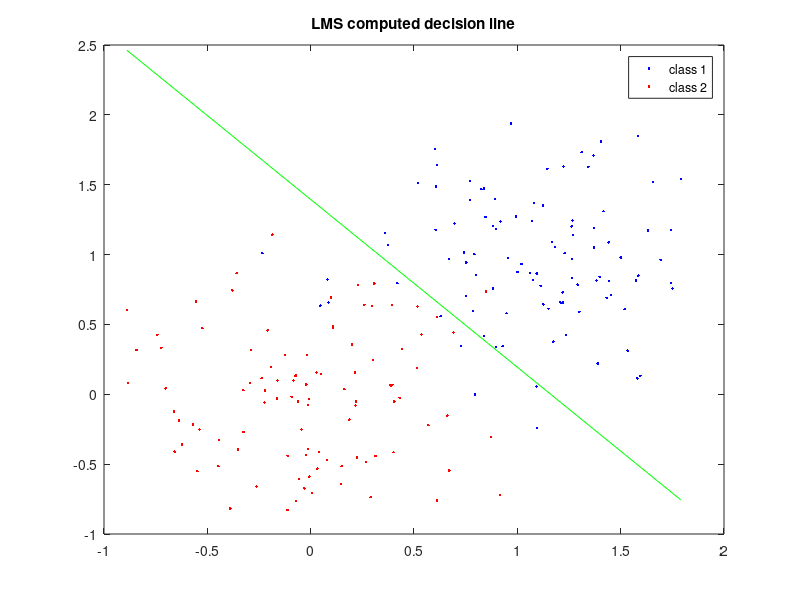

This figure's MATLAB source:
% Generate the required data:
%
mu1 = [ 1, 1 ].';
mu2 = [ 0, 0 ].';
sigmasSquared = 0.2; 
d = size(mu1,1); 

nFeats = 100;

X1 = mvnrnd( mu1, sigmasSquared*eye(d), nFeats ); 
X2 = mvnrnd( mu2, sigmasSquared*eye(d), nFeats ); 

h1 = plot( X1(:,1), X1(:,2), '.b' ); hold on; 
h2 = plot( X2(:,1), X2(:,2), '.r' ); hold on; 
legend( [h1,h2], {'class 1', 'class 2'} ); 

data = [X1;X2];
inds_1 = 1:nFeats;
inds_2 = (nFeats+1):(2*nFeats);

N = size(data,1);

Y_targets = +1*ones(2*nFeats,1);
Y_targets(inds_2) = -1; 


rho = 0.01;


maxIters = 500;

% Append +1 to all data: 
data = [ data, ones(size(data,1),1) ]; 
l_extended = size(data,2);

w_i = randn(size(data,2),1);
solution_found = 0; 
for iter=1:maxIters
  
  for ii=1:N
    x = data(ii,:).';
    y = Y_targets(ii);
    delta_w = rho * x * ( y - x' * w_i );
    y - x' * w_i
    x
    x * ( y - x' * w_i )
    if( max(abs(delta_w)) < 1.e-6 ) 
      solution_found = 1;
      break;
    end
    w_i = w_i + delta_w; 
  end
  
  if( solution_found ) 
    fprintf('solution found after iter= %10d iterations\n',iter);
    break;
  end
end

x1_grid = linspace( min(data(:,1)), max(data(:,1)), 50 );
x2_db   = ( -w_i(3) - w_i(1) * x1_grid ) / w_i(2);
plot( x1_grid, x2_db, '-g' );
title('LMS computed decision line');